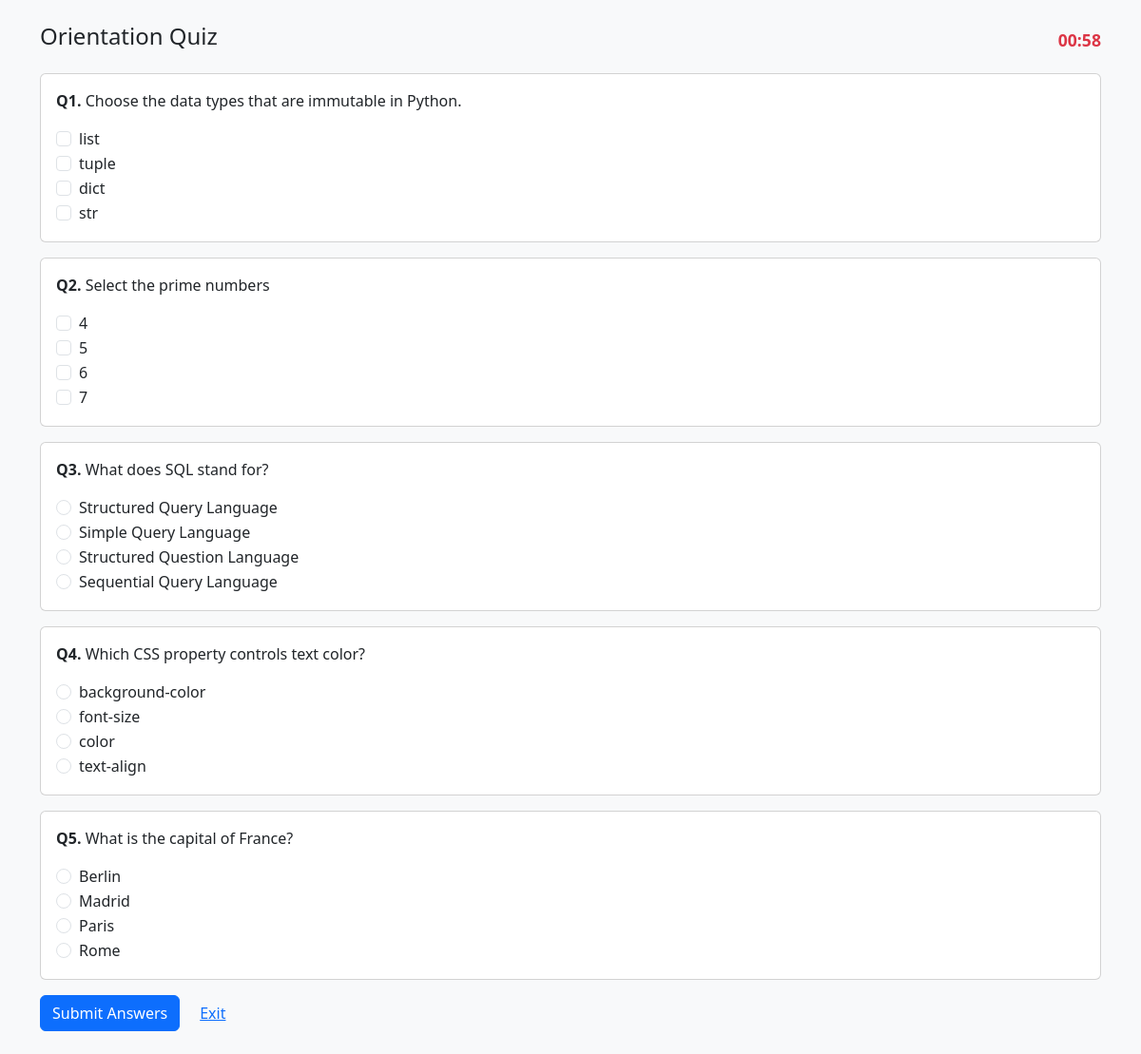
The app's page /quiz/start/123456 with its own data.
### tables this page shows
CREATE TABLE tests (
        id INTEGER PRIMARY KEY AUTOINCREMENT,
        test_code TEXT UNIQUE NOT NULL,
        name TEXT NOT NULL,
        description TEXT DEFAULT '',
        duration_minutes INTEGER DEFAULT 0,
        created_at TEXT,
        updated_at TEXT
    , total_trainees INTEGER DEFAULT 0);

CREATE TABLE questions (
        id INTEGER PRIMARY KEY AUTOINCREMENT,
        test_id INTEGER NOT NULL,
        question_text TEXT NOT NULL,
        option1 TEXT NOT NULL,
        option2 TEXT NOT NULL,
        option3 TEXT NOT NULL,
        option4 TEXT NOT NULL,
        correct TEXT NOT NULL, -- semicolon separated indices e.g. "2" or "1;3"
        is_multiple INTEGER NOT NULL DEFAULT 0,
        FOREIGN KEY (test_id) REFERENCES tests(id) ON DELETE CASCADE
    );

### app.py (the view)
@app.route("/quiz/start/<test_code>", methods=["GET"])
def quiz_start(test_code):
    conn = get_db_connection()
    cur = conn.cursor()
    cur.execute("SELECT id, name, duration_minutes FROM tests WHERE test_code = ?", (test_code,))
    test = cur.fetchone()
    if not test:
        flash("Test not found.", "danger")
        return redirect(url_for("login"))
    test_id = test["id"]
    duration = test["duration_minutes"] or 5  # default to 5 minutes if not set
    cur.execute("SELECT id FROM questions WHERE test_id = ?", (test_id,))
    id_rows = cur.fetchall()
    question_ids = [r["id"] for r in id_rows]
    if not question_ids:
        flash("No questions available for this test. Contact the trainer.", "danger")
        return redirect(url_for("exam_landing", test_code=test_code))
    pick_count = min(5, len(question_ids))
    chosen_ids = random.sample(question_ids, k=pick_count)
    placeholders = ",".join("?" for _ in chosen_ids)
    cur.execute(f"SELECT * FROM questions WHERE id IN ({placeholders})", tuple(chosen_ids))
    rows = {r["id"]: r for r in cur.fetchall()}
    quiz_questions = []
    for qid in chosen_ids:
        q = rows[qid]
        quiz_questions.append({
            "id": q["id"],
            "text": q["question_text"],
            "options": [q["option1"], q["option2"], q["option3"], q["option4"]],
            "is_multiple": bool(q["is_multiple"])
        })
    session['current_quiz'] = {
        "test_id": test_id,
        "test_code": test_code,
        "question_ids": chosen_ids,
        "started_at": datetime.utcnow().isoformat(),
        "duration_seconds": duration * 60
    }
    return render_template("quiz.html", test_name=test["name"], duration_seconds=duration * 60, questions=quiz_questions, test_code=test_code)

### app.py (called while the page is built)
def get_db_connection():
    if "db_conn" not in g:
        conn = sqlite3.connect(DB_PATH, timeout=30, detect_types=sqlite3.PARSE_DECLTYPES)
        conn.row_factory = sqlite3.Row
        conn.execute("PRAGMA journal_mode=WAL;")
        conn.execute("PRAGMA synchronous=NORMAL;")
        g.db_conn = conn
    return g.db_conn

@app.teardown_appcontext
def close_db_connection(exception):
    conn = g.pop("db_conn", None)
    if conn is not None:
        conn.close()

### templates/quiz.html (shortened to what this page needs)
<!doctype html>
<html lang="en">
<head>
    <link href="https://cdn.jsdelivr.net/npm/bootstrap@5.3.2/dist/css/bootstrap.min.css" rel="stylesheet">
</head>
<body class="bg-light">
    <div class="container py-4">
        <div class="d-flex justify-content-between align-items-center mb-3">
            <h4>{{ test_name }}</h4>
            <div class="timer text-danger" id="countdown">Loading...</div>
        </div>
        <form id="quizForm" method="post" action="{{ url_for('quiz_submit', test_code=test_code) }}">
            {% for q in questions %}
            <div class="card mb-3">
                <div class="card-body">
                    <p><strong>Q{{ loop.index }}.</strong> {{ q.text }}</p>
                    {% if q.is_multiple %}
                    {% for opt in q.options %}
                    <div class="form-check">
                        <input class="form-check-input" type="checkbox" name="q_{{ q.id }}" value="{{ loop.index }}"
                            id="q{{ q.id }}_{{ loop.index }}">
                        <label class="form-check-label" for="q{{ q.id }}_{{ loop.index }}">{{ opt }}</label>
                    </div>
                    {% endfor %}
                    {% else %}
                    {% for opt in q.options %}
                    <div class="form-check">
                        <input class="form-check-input" type="radio" name="q_{{ q.id }}" value="{{ loop.index }}"
                            id="q{{ q.id }}_{{ loop.index }}">
                        <label class="form-check-label" for="q{{ q.id }}_{{ loop.index }}">{{ opt }}</label>
                    </div>
                    {% endfor %}
                    {% endif %}
                </div>
            </div>
            {% endfor %}
            <div class="d-flex gap-2">
                <button type="submit" class="btn btn-primary">Submit Answers</button>
                <a class="btn btn-link" href="{{ url_for('login') }}">Exit</a>
            </div>
        </form>
    </div>
</body>
</html>

### templates/quiz.html (style rules this page uses)
.timer { font-weight: 600; font-size: 1.1rem; }

### records on screen
tests: name "Orientation Quiz"
questions: text "Choose the data types that are immutable in Python.", option1 "list", option2 "tuple", option3 "dict", option4 "str"
questions: text "Select the prime numbers", options "4" "5" "6" "7"
questions: text "What does SQL stand for?", option1 "Structured Query Language", option2 "Simple Query Language", option3 "Structured Question Language", option4 "Sequential Query Language"
questions: text "Which CSS property controls text color?", option1 "background-color", option2 "font-size", option3 "color", option4 "text-align"
questions: text "What is the capital of France?", option1 "Berlin", option2 "Madrid", option3 "Paris", option4 "Rome"
